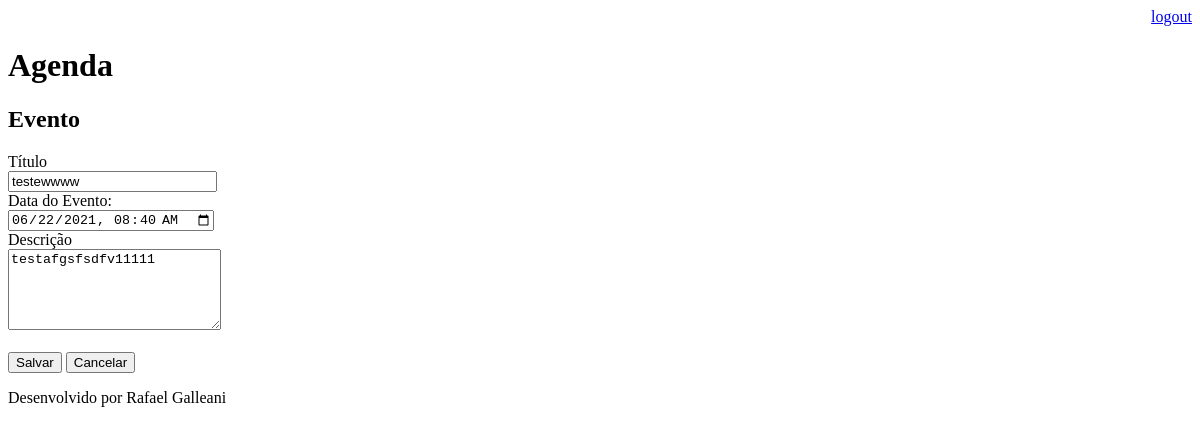
Page /agenda/evento/?id=6 (signed in) on the earlier database version.
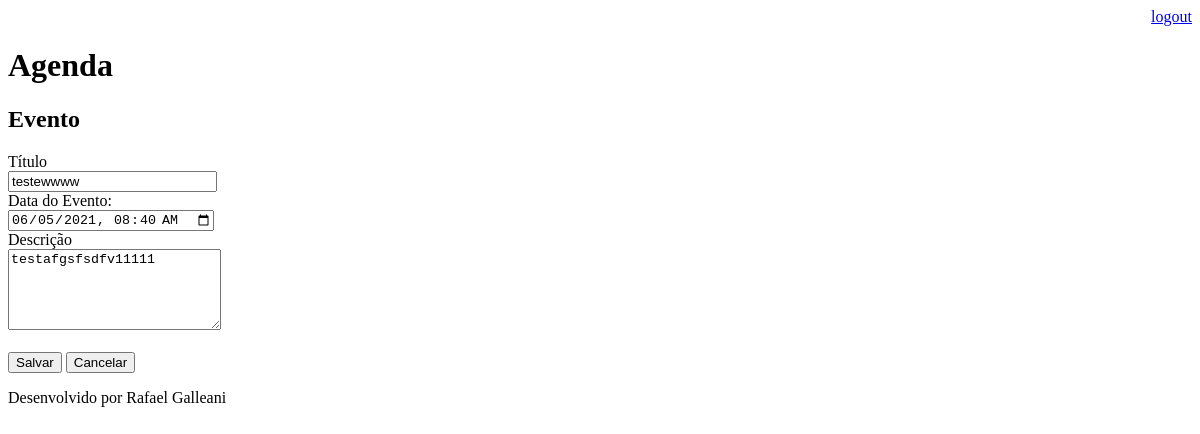
Same page on the later database version.
### core/models.py (models this page shows, shortened)
class Evento(models.Model):
    titulo = models.CharField(max_length=100)
    descricao = models.TextField(blank=True, null=True)
    data_evento = models.DateTimeField(verbose_name='Data do Evento')
    data_criacao = models.DateTimeField(auto_now=True)
    usuario = models.ForeignKey(User, on_delete=models.CASCADE)
    class Meta:
        db_table = 'evento'
    def get_data_input_evento(self):
        return self.data_evento.strftime('%Y-%m-%dT%H:%M')

### core/views.py (the view)
# urls.py: path('agenda/evento/', views.evento),
@login_required(login_url='/login/')
def evento(request):
    id_evento = request.GET.get('id')
    dados = {}
    if id_evento:
        dados['evento'] = Evento.objects.get(id=id_evento)
    return render(request, 'evento.html', dados)

### templates/evento.html (shortened to what this page needs)
{% extends "model-page.html" %}
{% block content %}
<h2>Evento</h2>
<form action="submit" method="POST">{% csrf_token %}
    <label>Título</label>
    <br>
    <input type="text" name="titulo" size="23" value="{{ evento.titulo }}">
    <br>
    <label>Data do Evento:</label>
    <br>
    <input type="datetime-local" name="data_evento" value="{{ evento.get_data_input_evento }}">
    <br>
    <label>Descrição</label>
    <br>
    <textarea name="descricao" rows="5" cols="24">{{ evento.descricao }}</textarea>
    <br><br>
    <button type="submit">Salvar</button>
    <a href="/">
        <button type="button">Cancelar</button>
    </a>
</form>
{% endblock %}

Differences in the rows shown:
changed Evento "testewwww": data_evento "06/22/2021 08:40" → "06/05/2021 08:40"
